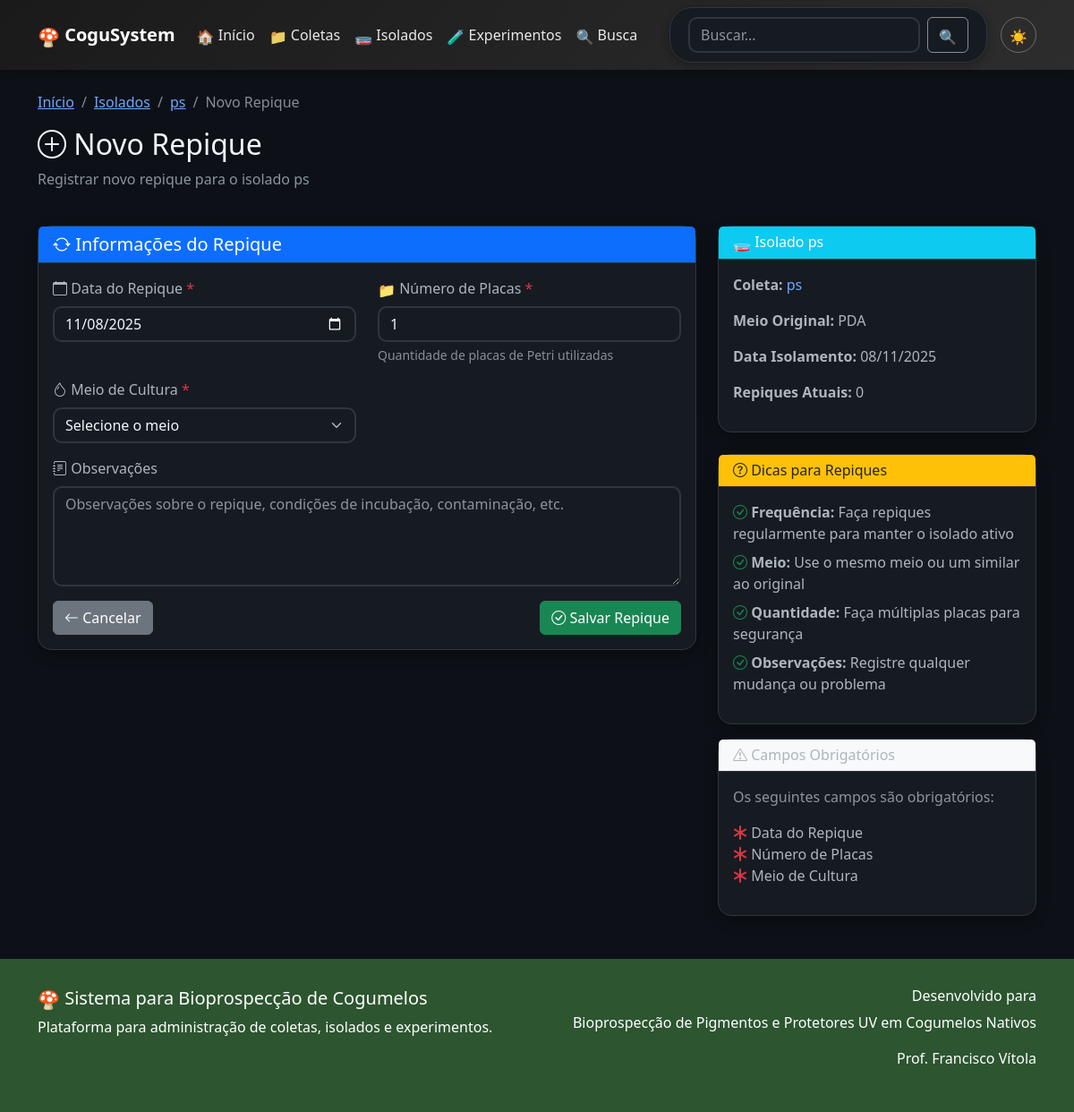
Screenshot of /repique/novo/1 with the database file from the repository.
### app.py (models this page shows)
class Isolado(db.Model):
    id = db.Column(db.Integer, primary_key=True)
    codigo = db.Column(db.String(50), unique=True, nullable=False)
    coleta_id = db.Column(db.Integer, db.ForeignKey('coleta.id'), nullable=True)
    origem_tipo = db.Column(db.String(20), nullable=False, default='coleta')
    origem_instituicao = db.Column(db.String(255))
    especie_nome_cientifico = db.Column(db.String(200))
    data_isolamento = db.Column(db.Date, nullable=False)
    meio_cultura = db.Column(db.String(100))
    temperatura_incubacao = db.Column(db.Float)
    observacoes = db.Column(db.Text)
    data_cadastro = db.Column(db.DateTime, default=datetime.utcnow)
    repiques = db.relationship('Repique', backref='isolado', lazy=True, cascade='all, delete-orphan')
    experimentos = db.relationship('Experimento', backref='isolado', lazy=True, cascade='all, delete-orphan')
    imagens = db.relationship('ImagemIsolado', back_populates='isolado', lazy=True, cascade='all, delete-orphan')

class Coleta(db.Model):
    id = db.Column(db.Integer, primary_key=True)
    codigo = db.Column(db.String(50), unique=True, nullable=False)
    nome_cientifico = db.Column(db.String(200))
    nome_popular = db.Column(db.String(200))
    data_coleta = db.Column(db.Date, nullable=False)
    local_coleta = db.Column(db.String(500))
    coordenadas = db.Column(db.String(100))
    substrato = db.Column(db.String(200))
    coletor = db.Column(db.String(200))
    observacoes = db.Column(db.Text)
    data_cadastro = db.Column(db.DateTime, default=datetime.utcnow)
    isolados = db.relationship('Isolado', backref='coleta', lazy=True, cascade='all, delete-orphan')
    experimentos = db.relationship('Experimento', backref='coleta', lazy=True, cascade='all, delete-orphan')
    imagens = db.relationship('ImagemColeta', back_populates='coleta', lazy=True, cascade='all, delete-orphan')

### app.py (the view, shortened to what this page needs)
@app.route('/repique/novo/<int:isolado_id>', methods=['GET', 'POST'])
def novo_repique(isolado_id):
    isolado = Isolado.query.get_or_404(isolado_id)
    return render_template('novo_repique.html', isolado=isolado)

### templates/novo_repique.html (shortened to what this page needs)
{% extends "base.html" %}
{% block content %}
<div class="row mb-4">
    <div class="col-12">
        <nav aria-label="breadcrumb">
            <ol class="breadcrumb">
                <li class="breadcrumb-item"><a href="{{ url_for('index') }}">Início</a></li>
                <li class="breadcrumb-item"><a href="{{ url_for('isolados') }}">Isolados</a></li>
                <li class="breadcrumb-item"><a href="{{ url_for('isolado_detalhe', id=isolado.id) }}">{{ isolado.codigo }}</a></li>
                <li class="breadcrumb-item active" aria-current="page">Novo Repique</li>
            </ol>
        </nav>
        <h2><i class="bi bi-plus-circle"></i> Novo Repique</h2>
        <p class="text-muted">Registrar novo repique para o isolado {{ isolado.codigo }}</p>
    </div>
</div>
<div class="row">
    <div class="col-lg-8">
        <div class="card">
            <div class="card-header bg-primary text-white">
                <h5 class="mb-0"><i class="bi bi-arrow-repeat"></i> Informações do Repique</h5>
            </div>
            <div class="card-body">
                <form method="POST">
                    <div class="row">
                        <div class="col-md-6 mb-3">
                            <label for="data_repique" class="form-label">
                                <i class="bi bi-calendar"></i> Data do Repique <span class="text-danger">*</span>
                            </label>
                            <input type="date" class="form-control" id="data_repique" name="data_repique" required>
                        </div>
                        <div class="col-md-6 mb-3">
                            <label for="numero_placas" class="form-label">
                                <i class="bi bi-collection"></i> Número de Placas <span class="text-danger">*</span>
                            </label>
                            <input type="number" class="form-control" id="numero_placas" name="numero_placas"
                                   min="1" max="100" value="1" required>
                            <div class="form-text">Quantidade de placas de Petri utilizadas</div>
                        </div>
                    </div>
                    <div class="row">
                        <div class="col-md-6 mb-3">
                            <label for="meio_cultura" class="form-label">
                                <i class="bi bi-droplet"></i> Meio de Cultura <span class="text-danger">*</span>
                            </label>
                            <select class="form-select" id="meio_cultura" name="meio_cultura" required>
                                <option value="">Selecione o meio</option>
                            </select>
                        </div>
                    </div>
                    <div class="mb-3">
                        <label for="observacoes" class="form-label">
                            <i class="bi bi-journal-text"></i> Observações
                        </label>
                        <textarea class="form-control" id="observacoes" name="observacoes" rows="4"
                                  placeholder="Observações sobre o repique, condições de incubação, contaminação, etc."></textarea>
                    </div>
                    <div class="d-flex justify-content-between">
                        <a href="{{ url_for('isolado_detalhe', id=isolado.id) }}" class="btn btn-secondary">
                            <i class="bi bi-arrow-left"></i> Cancelar
                        </a>
                        <button type="submit" class="btn btn-success">
                            <i class="bi bi-check-circle"></i> Salvar Repique
                        </button>
                    </div>
                </form>
            </div>
        </div>
    </div>
    <div class="col-lg-4">
        <div class="card mb-4">
            <div class="card-header bg-info text-white">
                <h6 class="mb-0"><i class="bi bi-petri-dish"></i> Isolado {{ isolado.codigo }}</h6>
            </div>
            <div class="card-body">
                <p><strong>Coleta:</strong>
                    {% if isolado.coleta %}
                        <a href="{{ url_for('coleta_detalhe', id=isolado.coleta.id) }}"
                           class="text-decoration-none">
                            {{ isolado.coleta.codigo }}
                        </a>
                    {% else %}
                        <span class="text-muted">N/A</span>
                    {% endif %}
                </p>
                <p><strong>Meio Original:</strong> {{ isolado.meio_cultura }}</p>
                <p><strong>Data Isolamento:</strong> {{ isolado.data_isolamento.strftime('%d/%m/%Y') }}</p>
                <p><strong>Repiques Atuais:</strong> {{ isolado.repiques|length }}</p>
            </div>
        </div>
        <div class="card">
            <div class="card-header bg-warning text-dark">
                <h6 class="mb-0"><i class="bi bi-question-circle"></i> Dicas para Repiques</h6>
            </div>
            <div class="card-body">
                <ul class="list-unstyled">
                    <li class="mb-2">
                        <i class="bi bi-check-circle text-success"></i>
                        <strong>Frequência:</strong> Faça repiques regularmente para manter o isolado ativo
                    </li>
                    <li class="mb-2">
                        <i class="bi bi-check-circle text-success"></i>
                        <strong>Meio:</strong> Use o mesmo meio ou um similar ao original
                    </li>
                    <li class="mb-2">
                        <i class="bi bi-check-circle text-success"></i>
                        <strong>Quantidade:</strong> Faça múltiplas placas para segurança
                    </li>
                    <li class="mb-2">
                        <i class="bi bi-check-circle text-success"></i>
                        <strong>Observações:</strong> Registre qualquer mudança ou problema
                    </li>
                </ul>
            </div>
        </div>
        <div class="card mt-3">
            <div class="card-header bg-light">
                <h6 class="mb-0"><i class="bi bi-exclamation-triangle"></i> Campos Obrigatórios</h6>
            </div>
            <div class="card-body">
                <p class="text-muted">Os seguintes campos são obrigatórios:</p>
                <ul class="list-unstyled">
                    <li><i class="bi bi-asterisk text-danger"></i> Data do Repique</li>
                    <li><i class="bi bi-asterisk text-danger"></i> Número de Placas</li>
                    <li><i class="bi bi-asterisk text-danger"></i> Meio de Cultura</li>
                </ul>
            </div>
        </div>
    </div>
</div>
{% endblock %}

### templates/base.html (style rules this page uses)
:root { --primary-color: #2c5530; --secondary-color: #8bc34a; --accent-color: #ff9800; --bg-primary: #f8f9fa; --bg-secondary: #ffffff; --text-primary: #212529; --text-secondary: #6c757d; --border-color: #e9ecef; --card-shadow: rgba(0,0,0,0.08); --navbar-bg: linear-gradient(135deg, var(--primary-color), var(--secondary-color)); }
[data-bs-theme="dark"] { --bg-primary: #0d1117; --bg-secondary: #161b22; --text-primary: #f0f6fc; --text-secondary: #8b949e; --border-color: #30363d; --card-shadow: rgba(0,0,0,0.3); --navbar-bg: linear-gradient(135deg, #1a1a1a, #2d2d2d); }
body { background-color: var(--bg-primary); color: var(--text-primary); font-family: 'Segoe UI', Tahoma, Geneva, Verdana, sans-serif; transition: background-color 0.3s ease, color 0.3s ease; }
.card { background-color: var(--bg-secondary); border: 1px solid var(--border-color); border-radius: 15px; box-shadow: 0 5px 15px var(--card-shadow); transition: transform 0.3s ease, box-shadow 0.3s ease; }
.card-header { background-color: var(--bg-secondary); border-bottom: 1px solid var(--border-color); }
.form-control, .form-select { background-color: var(--bg-secondary); color: var(--text-primary); border: 2px solid var(--border-color); border-radius: 10px; transition: all 0.3s ease; }
.form-control::placeholder { color: var(--text-secondary); }
.text-muted { color: var(--text-secondary) !important; }
.bi { display: inline-block; font-style: normal; font-variant: normal; text-rendering: auto; line-height: 1; }
.bi-petri-dish::before { content: "🧫"; }
.bi-collection::before { content: "📁"; }

### rows the page displays
Isolado: codigo "ps", meio_cultura "PDA", data_isolamento "08/11/2025"
Coleta: coleta.codigo "ps"

### other values shown
{{ isolado.repiques|length }} "0"
